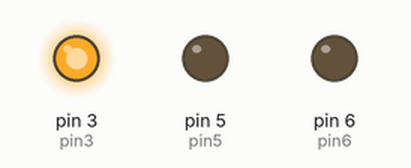
Simulated run of this sketch. Board: Arduino Uno, built with avr-gcc and run on an emulated ATmega328P. Parts: output pins drawn as LEDs (lit = HIGH).

Above: at 0.5 s.
At 1.5 s:
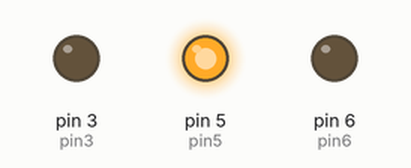
At 5.5 s:
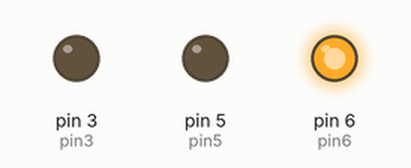
Timing chart, 0 to 6.9 s (numbered marks = the images above):
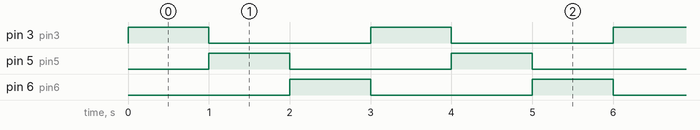

Measured:
- by itself, pin 3 (pin3), pin 5 (pin5), pin 6 (pin6): alternates HIGH for 1.0 s and LOW for 2.0 s
- by itself, everything shown: repeats every 3.0 s, in 4 steps

The sketch:

Punto5.ino
```cpp
// inicializa los pines de los LEDs
int pin3 = 3;
int pin5 = 5;
int pin6 = 6;

// the setup function runs once when you press reset or power the board
void setup() {
  pinMode(pin3, OUTPUT); // luz verde
  pinMode(pin5, OUTPUT); // luz amarilla
  pinMode(pin6, OUTPUT); // luz roja
}

// the loop function runs over and over again forever
void loop() {
  // ENCIENDE EL LED DEL PIN 3
  digitalWrite(pin3, HIGH);
  delay(1000);
  digitalWrite(pin3, LOW);

  // ENCIENDE EL LED DEL PIN 5
  digitalWrite(pin5, HIGH);
  delay(1000);
  digitalWrite(pin5, LOW);

  // ENCIENDE EL LED DEL PIN 6
  digitalWrite(pin6, HIGH);
  delay(1000);
  digitalWrite(pin6, LOW);
}
```
